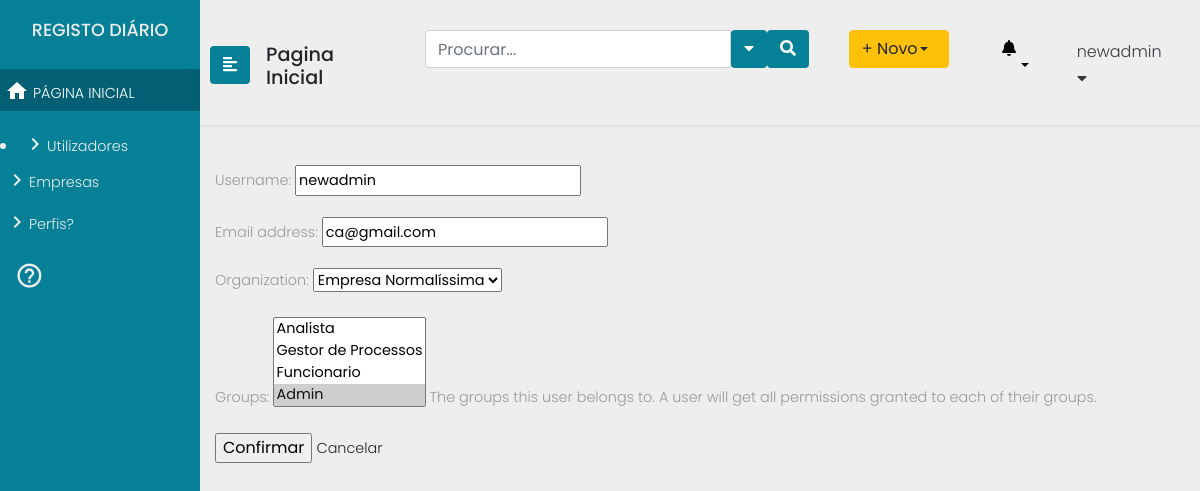
Screenshot of /utilizadores/UserUpdate/2 with the database file from the repository.
### main/models.py (models this page shows)
class User(AbstractUser):
    id = models.AutoField(db_column='ID',primary_key=True)
    username = models.CharField(db_column='UserName',
                                max_length=255,
                                unique=True,
                                blank=True,
                                null=True)
    useremail = models.CharField(db_column='UserEmail',
                                 max_length=255,
                                 blank=True,
                                 null=True)
    password = models.CharField(db_column='Password',
                                max_length=255,
                                blank=True,null=True)
    organization = models.ForeignKey(Organization, null=True, on_delete=models.SET_NULL)
    class Meta:
        managed = True
        db_table = 'User'
        permissions = (
            ("test_GProc", "Teste de permissao geral Gestor de Processos"),
            ("test_Analist", "Teste de permissao geral Analista"),
            ("test_Func", "Teste de permissao geral Funcionário"),
            ("test_Admin", "Teste de permissao geral Administrador"),)

### main/views.py (the view)
# urls.py: path("utilizadores/UserUpdate/<int:pk>", views.UserUpdate.as_view(success_url=('/utilizadores')),  name="UserUpdate"),
class UserUpdate(UpdateView):
	model = User
	fields = ['username', 'email', 'organization', 'groups']
	sucess_url = "/utilizadores"
	template_name = "main/forms/user_update_form.html"

### main/models.py (called while the page is built)
    def __str__(self):
        return self.name

### main/templates/main/forms/user_update_form.html
{% extends "main/header2.html" %}
{% load auth_extras %}
{% block content %}
{% include "main/includes/sidenav_admin.html" %}
<div class="container">
<form method="post">{% csrf_token %}
        {{ form.as_p }}
    <input type="submit" value="Confirmar"> <a href="/utilizadores">Cancelar</a>
</form>
</div>
{% endblock %}

### main/templates/main/includes/sidenav_admin.html (shortened to what this page needs)
	<body>
		<div class="wrapper">
			<nav id="sidebar" class="navbar-info" style="background:#058096;">
				<div class="sidebar-header" style="background:#058096;">
					<h4>REGISTO DIÁRIO </h4>
				</div>
				<ul class="list-unstyled components">
					<li class="active">
						<a href=""><i class="material-icons">home</i> PÁGINA INICIAL</a>
					</li>
				</ul>
<li>
    <a href="/utilizadores"><i class="material-icons">keyboard_arrow_right</i>Utilizadores</a>
</li>
<ul class="list-unstyled components">
    <li>
        <a href="/empresas"><i class="material-icons">keyboard_arrow_right</i>Empresas</a>
    </li>
    <li>
        <a href="#"><i class="material-icons">keyboard_arrow_right</i>Perfis?</a>
    </li>
</ul>
<div class="CTAs">
                    <a href="#"><i class="material-icons">help_outline</i></a>
				</div>
			</nav>
			<div id="content">
				<nav class="navbar navbar-expand-lg navbar-light">
					<button type="button" id="sidebarCollapse" class="btn text-white" style="background:#058096;">
                        <i class="fas fa-align-left"></i>
					</button>
					<div class="navegation">
						<h3 style="margin-top:10px;">Pagina Inicial</h3>
					</div>
					<div class="collapse navbar-collapse" id="navbarTogglerDemo03">
						<ul class="navbar-nav ml-auto mt-2 mt-lg-0">
							<li class="sidebar-search nav-item active">
								<form class="form-inline input-group  custom-search-form">
									<input type="text"  class="form-control" placeholder="Procurar...">
									<button class="btn btn-default text-white" type="button"  data-toggle="dropdown" aria-haspopup="true" aria-expanded="false">
										<i class="fa fa-caret-down"></i>
									</button>
									<span class="input-group-btn">
										<button class="btn btn-default text-white">
											<i class="fa fa-search"></i>
										</button>
									</span>
								</form>
							</li>
							<li class="nav-item">
								<div class="btn-group">
									<button type="button" class="btn btn-warning dropdown-toggle text-left" style="width:100px;" data-toggle="dropdown" aria-haspopup="true" aria-expanded="false">+ Novo </button>
								</div>
							</li>
							<li class="dropdown for-notification">
								<button class="btn btn-default dropdown-toggle notification" type="button" id="notification" data-toggle="dropdown" aria-haspopup="true" aria-expanded="false">
									<i class="fa fa-bell"></i>
								</button>
							</li>
							<li class="nav-item dropdown">
								<a class="nav-link text-left text-dark" style="font-size:1em;" data-toggle="dropdown" href="#" role="button" aria-haspopup="true" aria-expanded="false">{{user.username}}<i class="fa fa-caret-down"></i></a>
							</li>
						</ul>
					</div>
				</nav>

### main/static/main/css/menu.css (style rules this page uses)
body { font-family: 'Poppins', sans-serif; background: #eee; }
h3 { font-family: 'Poppins', sans-serif; font-size: 1.2em; }
h4 { font-family: 'Poppins', sans-serif; font-size: 1.1em; }
p,a { font-family: 'Poppins', sans-serif; font-size: 0.9em; font-weight: 300; line-height: 1.7em; color: #999; }
a,a:hover,a:focus { color: inherit; text-decoration: none; transition: all 0.3s; }
.navbar { padding: 15px 10px; border: none; border-radius: 0; margin-bottom: 40px; box-shadow: 1px 1px 3px rgba(0, 0, 0, 0.1); }
.wrapper { display: flex; width: 100%; align-items: stretch; }
#sidebar { min-width: 200px; max-width: 200px; color: #eeeeee; transition: all 0.3s; }
#sidebar .sidebar-header { padding: 20px 0px 20px 0px; text-align: center; background: #000; }
#sidebar ul.components { padding: 0px 0px 0px 0px; }
a i { position: relative; top: 5px; font-size: 0.9em; }
#sidebar ul li a { padding: 5px; font-size: 0.9em; display: block; }
#sidebar ul li.active>a { color: #fff; background: #036074; }
.dropdown-toggle::after { display: block; position: absolute; top: 50%; right: 20px; transform: translateY(-50%); }
.CTAs { padding:0px 0px 0px 0px; }
.CTAs a { bottom:10px; display: block; border-radius: 5px; margin-left: 15px; }
.CTAs a i { font-size:2em; }
.collapse ul li { padding:10px 20px 10px 20px; }
#content { width: 100vw; padding: 5px 0px 5px 0px; min-height: 100vh; transition: all 0.3s; }
form button { background:#058096; }
.notification { background:#EEEEEE; }
.navegation { padding: 0px 1em; }

### rows the page displays
User: username "newadmin", email "ca@gmail.com", organization "Empresa Normalíssima"
